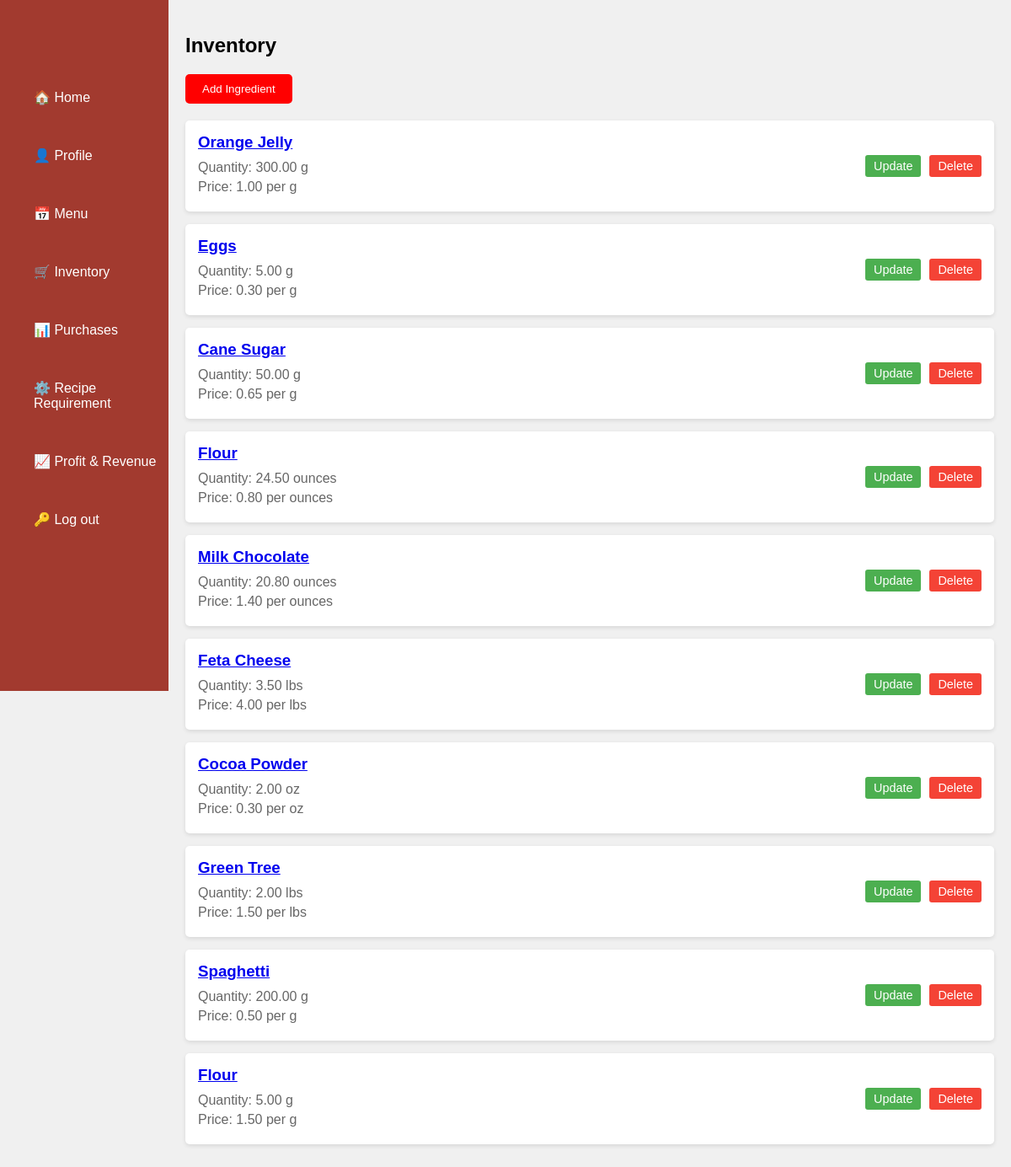
Before: /ingredient/List (signed in) with the older database file.
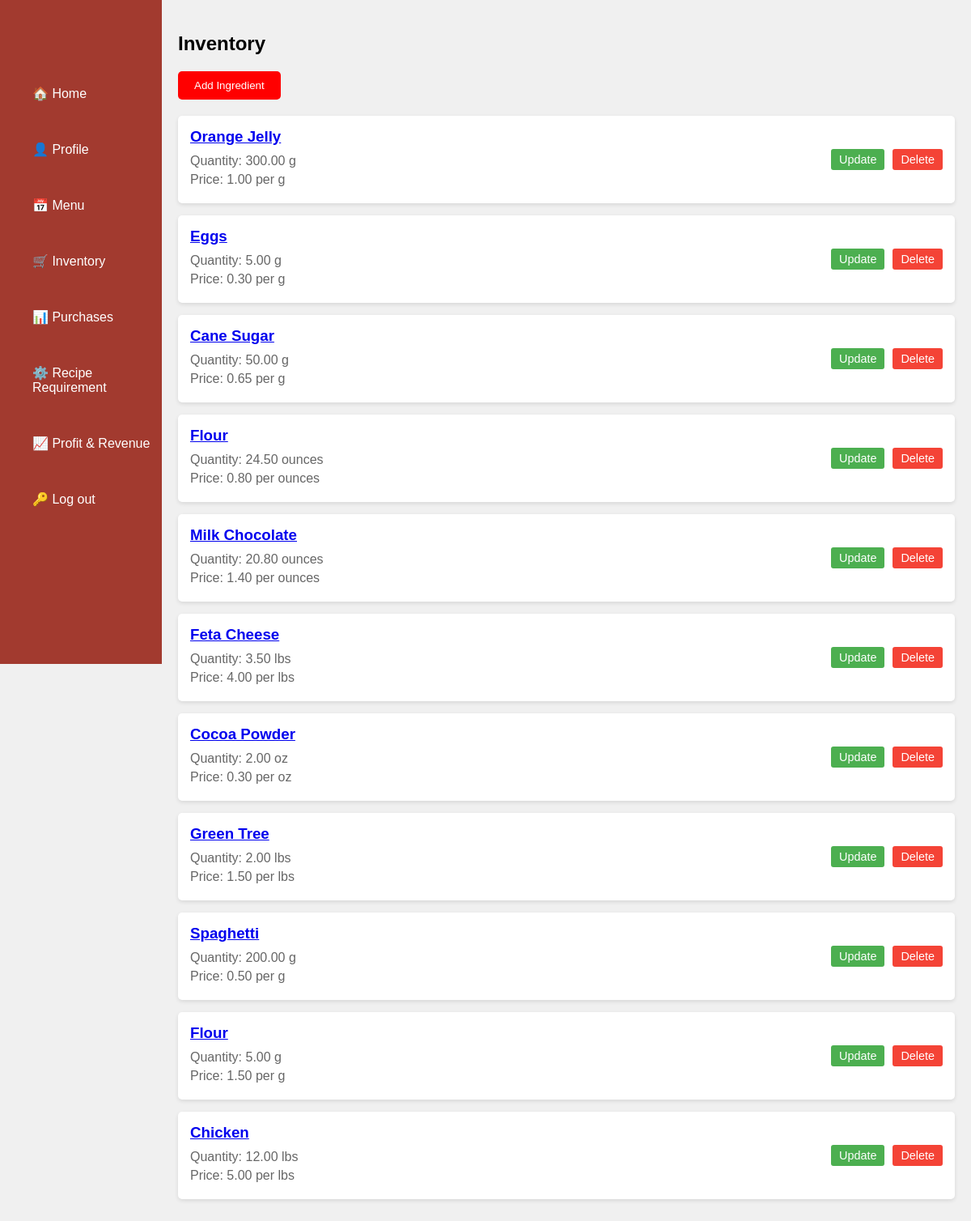
After: the same page with the newer database file.
### inventory/models.py (models this page shows, shortened)
class Ingredient(models.Model):
    id = models.AutoField(primary_key=True)
    name = models.CharField(max_length=200)
    quantity = models.DecimalField(max_digits=10, decimal_places=2)
    price_per_unit = models.DecimalField(max_digits=10, decimal_places=2)
    unit = models.CharField(max_length=200, choices=UNIT_CHOICES, default='')

### inventory/views.py (the view)
# urls.py: path('ingredient/List', views.IngredientsList.as_view(), name='ingredientslist'),
class IngredientsList(LoginRequiredMixin,ListView):
    model = Ingredient
    template_name = 'inventory/ingredients-list.html'
    context_object_name = 'ingredients'
    def get_queryset(self):
        return Ingredient.objects.all()

### inventory/templates/inventory/ingredients-list.html (shortened to what this page needs)
{% load static %}
<!DOCTYPE html>
<html lang="en">
<head>
    <link rel="stylesheet" href="{% static 'inventory/ingredients.css' %}">
</head>
<body>
    <div class="container">
        <div class="main-content">
          <nav class="sidebar">
            <div class="sidebar-icon">
              <ul>
                <a href="{% url 'home' %}">🏠 Home</a>
                <a href="{% url 'profile' %}">👤 Profile</a>
                <a href="{% url 'menuitem' %}">📅 Menu</a>
                <a href="{% url 'ingredientslist' %}">🛒 Inventory</a>
                <a href="{% url 'purchase-list' %}">📊 Purchases</a>
                <a href="{% url 'reciperequirement_create' %}">⚙️ Recipe Requirement</a>
                <a href="{% url 'profit_revenue' %}">📈 Profit & Revenue</a>
                <a href="{% url 'logout' %}">🔑 Log out</a>
               </ul>
            </div>
          </nav>
            <main>
              <h2>Inventory</h2>
              <div class="ingredient-input">
                  <button class="add-item-btn"><a href="{% url 'ingredient-create' %}">Add Ingredient</a></button>
              </div>
              <div class="recipe-requirements">
                  <div class="left-column">
                      {% for ingredient in object_list %}
                      <div class="ingredient-card">
                          <div class="ingredient-info">
                              <h3><a href="{% url 'ingredientdetail' ingredient.id %}">{{ ingredient.name | title }}</a></h3>
                              <p>Quantity: {{ ingredient.quantity }} {{ ingredient.unit }}</p>
                              <p>Price: {{ ingredient.price_per_unit }} per {{ ingredient.unit }}</p>
                          </div>
                          <div class="ingredient-actions">
                              <a href="{% url 'ingredientupdate' ingredient.id %}" class="update btn">Update</a>
                              <a href="{% url 'ingredientdelete' ingredient.id %}" class="delete btn">Delete</a>
                          </div>
                      </div>
                      {% endfor %}
                        </div>
                      </div>
                    </div>
                </div>
</body>
</html>

Changed rows visible on the page:
added Ingredient: name "Chicken", quantity "12.00", unit "lbs", price_per_unit "5.00"
